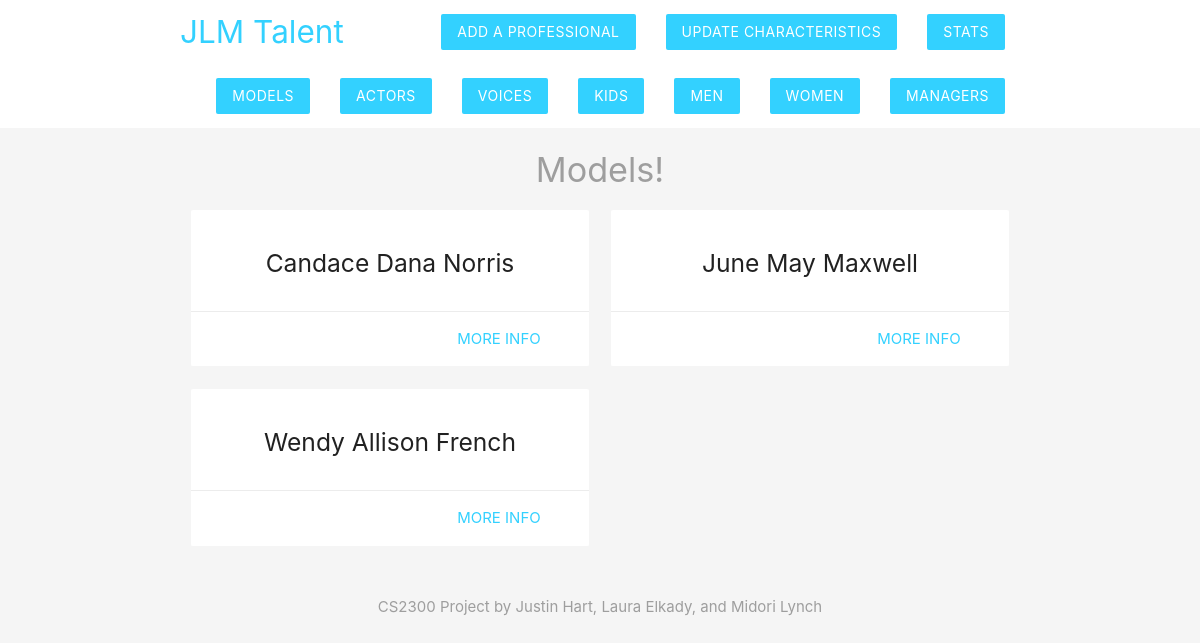
Screenshot of /test/model.php with the database file from the repository.
### tables this page shows
CREATE TABLE PROFESSIONALS(IDno varchar(80) NOT NULL,
Fname varchar(80) NOT NULL,
Mname varchar(80),
Lname varchar(80) NOT NULL,
UID varchar(80),
ManID varchar(80),
PRIMARY KEY (IDno),
FOREIGN KEY (UID) REFERENCES UNIONS(UnionID),
FOREIGN KEY(ManID) REFERENCES Manager(ManagerID)
);

### test/model.php (the view, shortened to what this page needs)
<?php
include('config/db_connect.php');
$sql = 'SELECT professionals.Fname, professionals.Mname, professionals.Lname, professionals.IDno FROM professionals, model WHERE model.ProfID = professionals.IDno GROUP BY model.ProfID;';
$result = mysqli_query($conn, $sql);
$ms = mysqli_fetch_all($result, MYSQLI_ASSOC);
?>
<!DOCTYPE html>
<html>
	<?php include('templates/header.php'); ?>
	<h4 class="center grey-text">Models!</h4>
	<div class="container">
		<div class="row">
			<?php foreach($ms as $m){ ?>
				<div class="col s6 md3">
					<div class="card z-depth-0">
						<div class="card-content center">
							<h5><?php echo htmlspecialchars($m['Fname']); echo " "; echo htmlspecialchars($m['Mname']); echo " ";  echo htmlspecialchars($m['Lname']) ?></h5>
						</div>
						<div class="card-action right-align">
							<a class="brand-text" href="details.php?id=<?php echo $m['IDno']?>">more info</a>
						</div>
					</div>
				</div>
			<?php } ?>
		</div>
	</div>
	<?php include('templates/footer.php'); ?>
</html>

### test/templates/header.php (style rules this page uses)
.brand-text { color: #33D1FF !important; }

### rows the page displays
professionals: Fname "Candace", Mname "Dana", Lname "Norris"
professionals: Fname "June", Mname "May", Lname "Maxwell"
professionals: Fname "Wendy", Mname "Allison", Lname "French"
